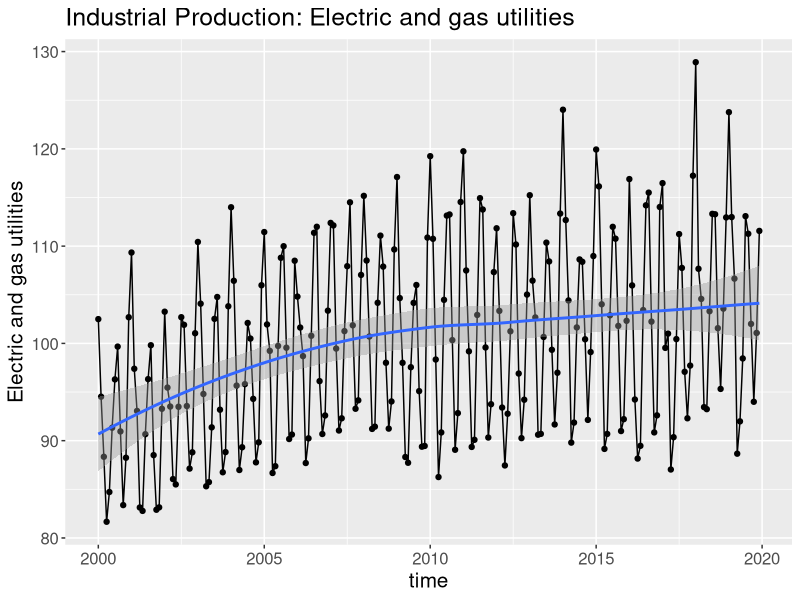
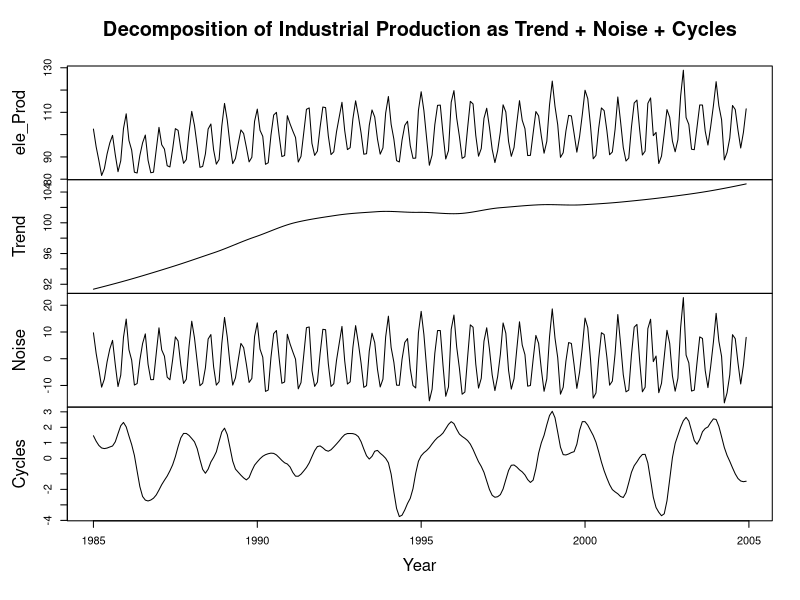
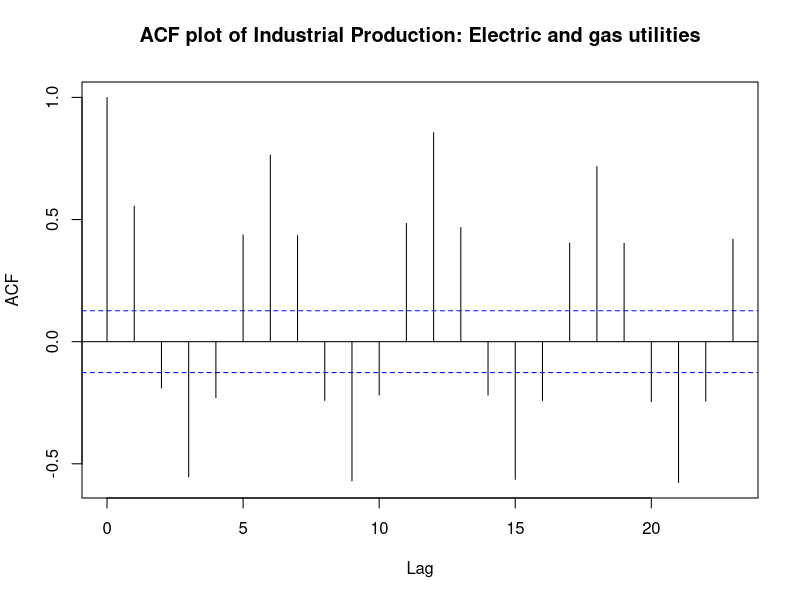
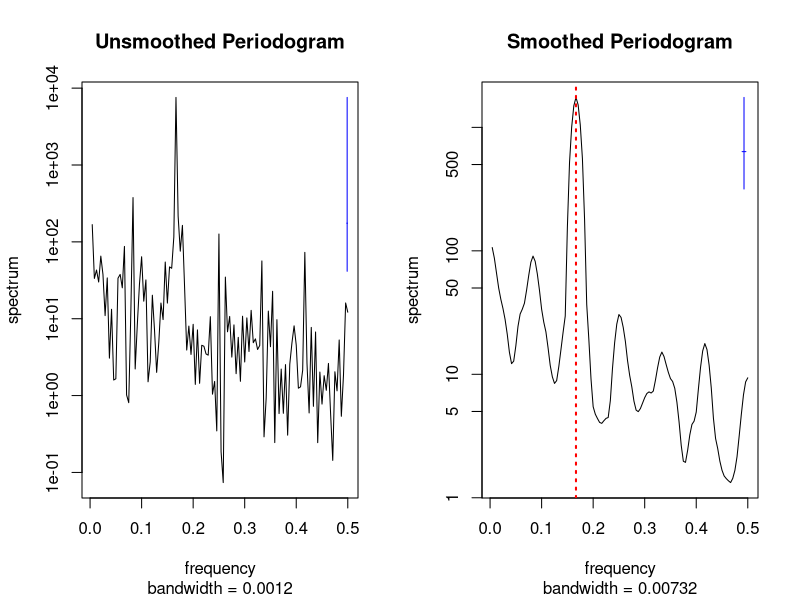
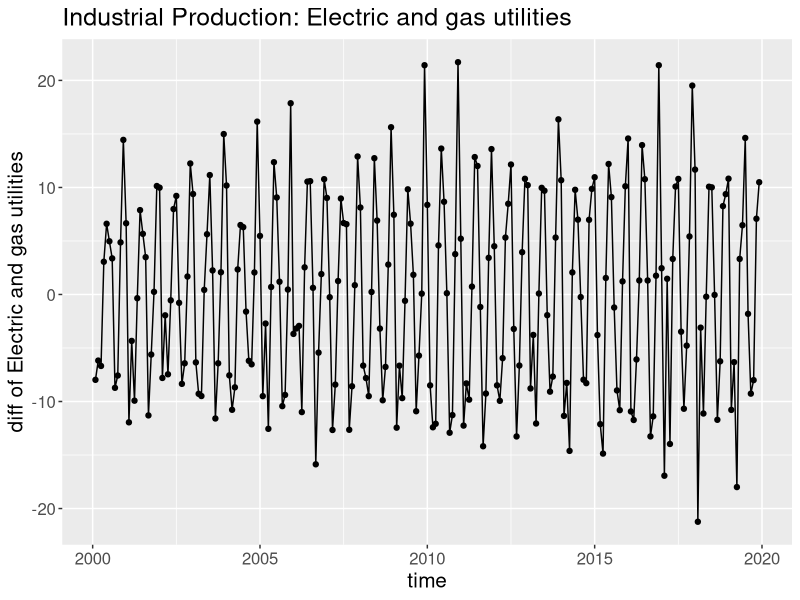
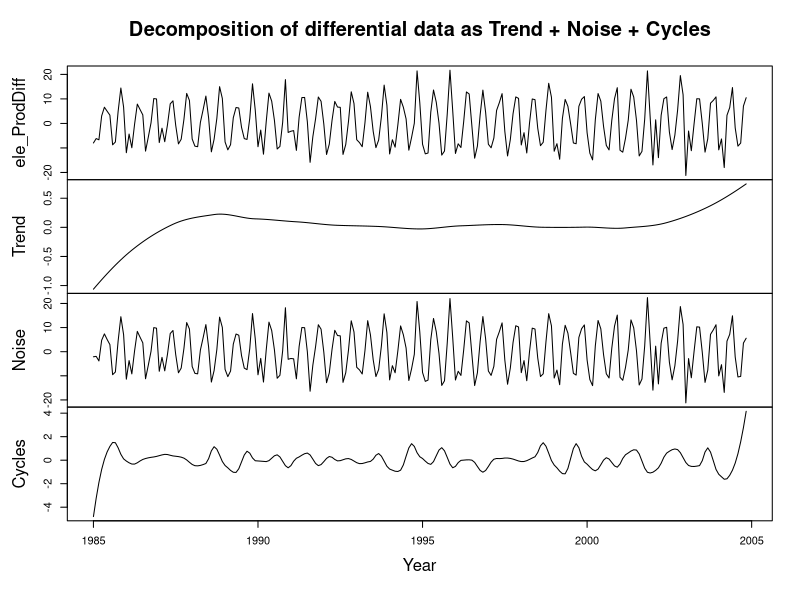
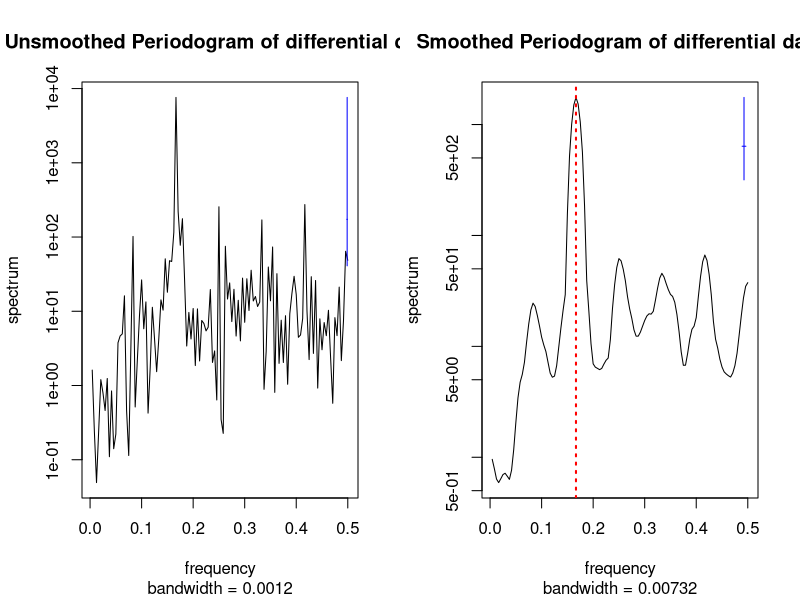
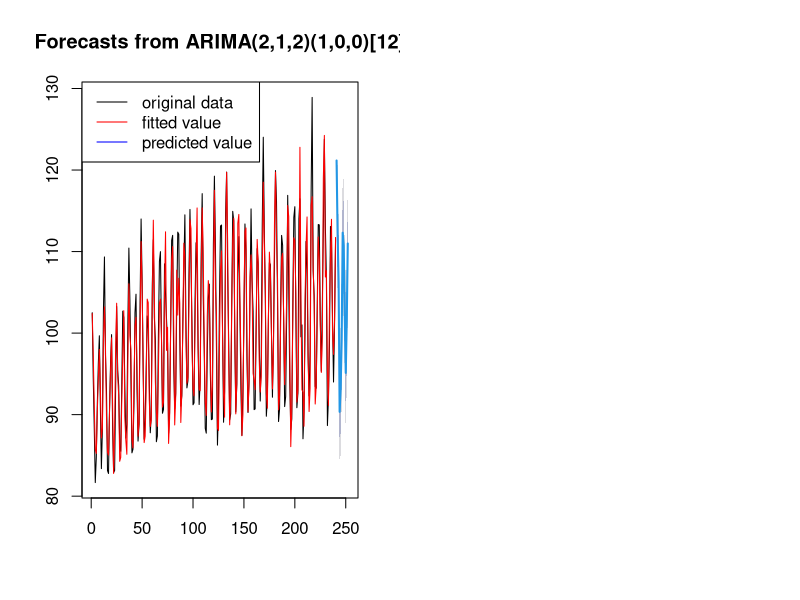

Here is the R script that generated these plots, in order:
## ---- chunk 1
# https://fred.stlouisfed.org/series/IPG2211A2N #
#https://www.globalspec.com/learnmore/specialized_industrial_services/utility_services/electric_gas_utilities#
eleDat <- read.csv(file="2000_2019_Electric_Production.csv",header=1)
eleDat=na.omit(eleDat)
eleDat$Date <- strptime(eleDat$DATE,"%m/%d/%Y")

eleDat$year <- as.numeric(format(eleDat$Date, format="%Y"))
eleDat$month <- as.numeric(format(eleDat$Date, format="%m"))

eleDat$time = eleDat$year + (eleDat$month-1)/12
ElecDat=data.frame(time=eleDat$time,ele=eleDat$IPG2211A2N )
## ---- chunk 2
summary(ElecDat$ele)
## ---- chunk 3
library(ggplot2)
qplot(x = time, y = ele, data = ElecDat, xlab = 'time', ylab = 'Electric and gas utilities', main = 'Industrial Production: Electric and gas utilities')+
  geom_line()+
  theme(text = element_text(size=15))+
  stat_smooth(span =1, geom = "smooth")
## ---- chunk 4
n = seq(1,length(ElecDat$ele))
ele_Prod = ElecDat$ele
Trend = ts(loess(ele_Prod~n,span=0.5)$fitted,start=1985,frequency=12)
Noise = ts(ele_Prod-loess(ele_Prod~n,span=0.1)$fitted,start=1985,frequency=12)
Cycles = ele_Prod - Trend - Noise
plot(ts.union(ele_Prod,Trend,Noise,Cycles),main="Decomposition of Industrial Production as Trend + Noise + Cycles",xlab="Year")
## ---- chunk 5
acf(ElecDat$ele,main='ACF plot of Industrial Production: Electric and gas utilities')
## ---- chunk 6
par(mfrow=c(1,2))
spectrum(ElecDat$ele,main="Unsmoothed Periodogram")
smoothed_periodogram = spectrum(ElecDat$ele,method="pgram",spans=c(5,5),main="Smoothed Periodogram")
highest_freq=smoothed_periodogram$freq[which.max(smoothed_periodogram$spec)]
abline(v=smoothed_periodogram$freq[which.max(smoothed_periodogram$spec)], lty="dotted",col='red',lwd=2)
paste("The highest frequency", round(highest_freq,5))
paste("1/0.16667=",round(1/0.1667,4) )
## ---- chunk 7
ElecDiff=diff(ElecDat$ele)
qplot(x = ElecDat$time[-1], y = ElecDiff,  xlab = 'time', ylab = 'diff of Electric and gas utilities', main = 'Industrial Production: Electric and gas utilities')+
  geom_line()+
  theme(text = element_text(size=15)) 
## ---- chunk 8
n = seq(1,length(ElecDiff))
ele_ProdDiff = ElecDiff
Trend = ts(loess(ele_ProdDiff~n,span=0.5)$fitted,start=1985,frequency=12)
Noise = ts(ele_ProdDiff-loess(ele_ProdDiff~n,span=0.1)$fitted,start=1985,frequency=12)
Cycles = ele_ProdDiff - Trend - Noise
plot(ts.union(ele_ProdDiff,Trend,Noise,Cycles),main="Decomposition of differential data as Trend + Noise + Cycles",xlab="Year")
## ---- chunk 9
par(mfrow=c(1,2))
spectrum(ElecDiff,main="Unsmoothed Periodogram of differential data")
smoothed_periodogram = spectrum(ElecDiff,method="pgram",spans=c(5,5),main="Smoothed Periodogram of differential data")
highest_freq=smoothed_periodogram$freq[which.max(smoothed_periodogram$spec)]
abline(v=smoothed_periodogram$freq[which.max(smoothed_periodogram$spec)], lty="dotted",col='red',lwd=2)
paste("The highest frequency", round(highest_freq,4))
## ---- chunk 10
library(knitr)
aic_table <- function(data,P,Q){
  table <- matrix(NA,(P+1),(Q+1))
  for(p in 0:P) {
    for(q in 0:Q) {
      table[p+1,q+1] <- arima(data,order=c(p,1,q),  method = "ML")$aic
    }
  }
  dimnames(table) <- list(paste("AR",0:P, sep=""), paste("MA",0:Q,sep=""))
  table
}

eleProd_table <- aic_table(ElecDat$ele,4,4)

require(knitr)
kable(eleProd_table,digits=2)
## ---- chunk 11
library(knitr)
aic_table <- function(data,P,Q){
  table <- matrix(NA,(P+1),(Q+1))
  for(p in 0:P) {
    for(q in 0:Q) {
      table[p+1,q+1] <- arima(data,order=c(p,1,q),seasonal = list(order = c(1, 0, 0), period = 12))$aic
    }
  }
  dimnames(table) <- list(paste("AR",0:P, sep=""), paste("MA",0:Q,sep=""))
  table
}

eleProd_table <- aic_table(ElecDat$ele,4,4)

require(knitr)
kable(eleProd_table,digits=2)
## ---- chunk 12
arima213= arima(x = ElecDat$ele, order = c(2, 1,3), method = "ML")
sarima212=arima(x = ElecDat$ele, order = c(2, 1,2), seasonal = list(order = c(1, 0, 0), period = 12), method = "ML")
print(paste(c('sarima212$loglik - arima213$loglik:'), sarima212$loglik - arima213$loglik))
## ---- chunk 13
library(forecast)
fore_h<-forecast(sarima212, h=12)
plot(fore_h)
lines(fitted(sarima212),col="red")
legend('topleft',legend=c("original data", "fitted value", "predicted value"), col=c("black", "red","blue"),lty=1)
## ---- chunk 14
sarima212res=data.frame(res=sarima212$residuals,time=ElecDat$time)
qplot(x = time, y = res, data=sarima212res, xlab = 'time', ylab = 'residuals')+
  geom_line()+
  theme(text = element_text(size=15))   
## ---- chunk 15
acf(sarima212$residuals, na.action = na.pass, main="ACF of residuals in model arima(2,1,2)" )
## ---- chunk 16
ggplot(data = data.frame(sarima212$residuals), aes(x = sarima212$residuals)) +
  geom_histogram(aes(y = ..density..), color = "black", binwidth=2, fill = "grey", alpha = 1)+
  geom_density(aes(color = "Residual"))+
  stat_function(aes(color = "Normal"), fun = dnorm, args = list(mean =  mean(sarima212$residuals) , sd = sd(sarima212$residuals)))+
  labs(title = "Histogram of residuals in model sarima(2,1,2)", x = 'residual of SARIMA(2,1,2)')   
## ---- chunk 17
qqnorm(sarima212$residuals, main="QQ plot of residuals in model sarima(2,1,2)")
qqline(sarima212$residuals, col=2, lwd=2)
